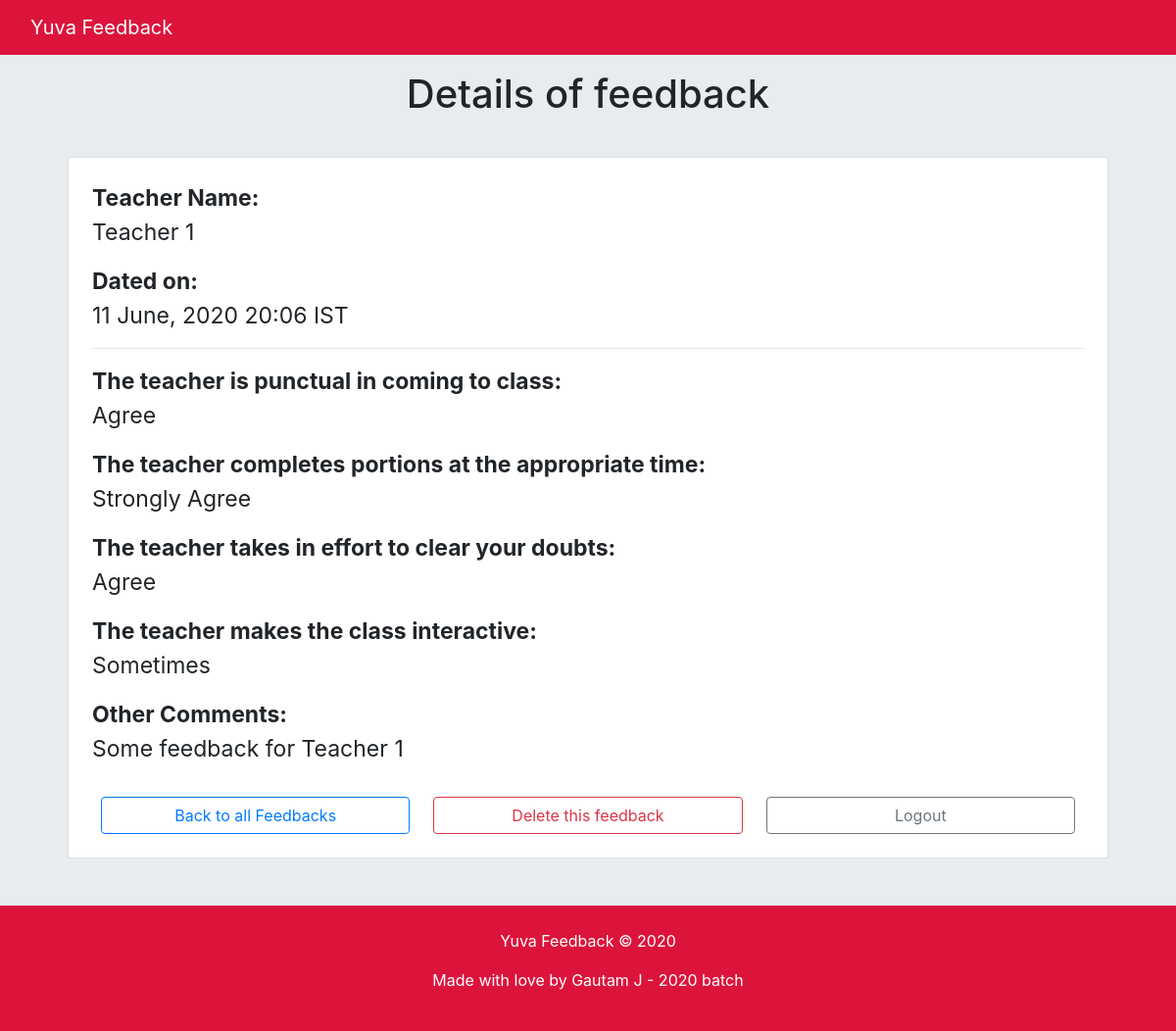
Screenshot of /review/feedback/22/ (signed in) with the database file from the repository.
### Feedback/models.py (models this page shows, shortened)
class FeedbackData(models.Model):
    CHOICES = (
        ('Strongly Disagree', 'Strongly Disagree'),
        ('Disagree', 'Disagree'),
        ('Sometimes', 'Sometimes'),
        ('Agree', 'Agree'),
        ('Strongly Agree', 'Strongly Agree'),
    )
    date_submitted = models.DateTimeField(auto_now=True)
    teacher_name = models.ForeignKey(Teacher, verbose_name='Name of Teacher',
                                     on_delete=models.CASCADE)
    punctuality = models.CharField(verbose_name='The teacher is punctual in coming to class',
                                   max_length=225,
                                   choices=CHOICES)
    portion = models.CharField(verbose_name='The teacher completes portions at the appropriate time',
                               max_length=225,
                               choices=CHOICES)
    doubt = models.CharField(verbose_name='The teacher takes in effort to clear your doubts',
                             max_length=225,
                             choices=CHOICES)
    interactive = models.CharField(verbose_name='The teacher makes the class interactive',
                                   max_length=225,
                                   choices=CHOICES)
    comments = models.TextField(verbose_name='Any other feedback (your comments)',
                                blank=True)
    class Meta:
        verbose_name = 'Feedback Data'
        verbose_name_plural = 'Feedback Data'

### Home/models.py (models this page shows)
class Teacher(models.Model):
    name = models.CharField(verbose_name='Name of teacher',
                            max_length=255, unique=True)
    class Meta:
        verbose_name = 'Teacher'
        verbose_name_plural = 'Teachers'
    def __str__(self):
        return self.name

### Review/views.py (the view)
# urls.py: path('feedback/<int:pk>/', FeedbackDetailView.as_view(), name='FeedbackDetailView'),
class FeedbackDetailView(LoginRequiredMixin, DetailView):
    model = FeedbackData
    template_name = 'Review/detail_feedback.html'
    context_object_name = 'feedback'

### Review/templates/Review/detail_feedback.html
{% extends 'Home/index.html' %}
{% block content %}
    <div class="container">
        <h1 class="text-center py-3">Details of feedback</h1>
        <div class="card p-4 m-4">
            <p style="font-size: 23px;"><strong>Teacher Name:</strong><br>{{ feedback.teacher_name }}</p>
            <p style="font-size: 23px;"><strong>Dated on:</strong><br>{{ feedback.date_submitted|date:'d F, Y H:i e' }}</p>
            <hr class="p-0 m-0 mb-3">
            <p style="font-size: 23px;"><strong>The teacher is punctual in coming to class:</strong><br>{{ feedback.punctuality }}</p>
            <p style="font-size: 23px;"><strong>The teacher completes portions at the appropriate time:</strong><br>{{ feedback.portion }}</p>
            <p style="font-size: 23px;"><strong>The teacher takes in effort to clear your doubts:</strong><br>{{ feedback.doubt }}</p>
            <p style="font-size: 23px;"><strong>The teacher makes the class interactive:</strong><br>{{ feedback.interactive }}</p>
            <p style="font-size: 23px;"><strong>Other Comments:</strong><br>{{ feedback.comments }}</p>
            <div class="row pt-3">
                <a class="btn btn-outline-primary ml-4 mr-4 col" role="button" href="{% url 'ListFeedbackView' %}">Back to all Feedbacks</a>
                <a class="btn btn-outline-danger mr-4 col" role="button" href="{% url 'DeleteFeedbackView' feedback.id %}">Delete this feedback</a>
                <a class="btn btn-outline-secondary mr-4 col" role="button" href="{% url 'LogoutView' %}">Logout</a>
            </div>
        </div>
    </div>
{% endblock content %}

### Home/static/Home/styles.css (style rules this page uses)
body { height: 100%; background-color: #e9ecef; }
html { height: 100%; }

### rows the page displays
FeedbackData: teacher_name "Teacher 1", date_submitted "11 June, 2020 20:06 IST", punctuality "Agree", portion "Strongly Agree", doubt "Agree", interactive "Sometimes", comments "Some feedback for Teacher 1"
